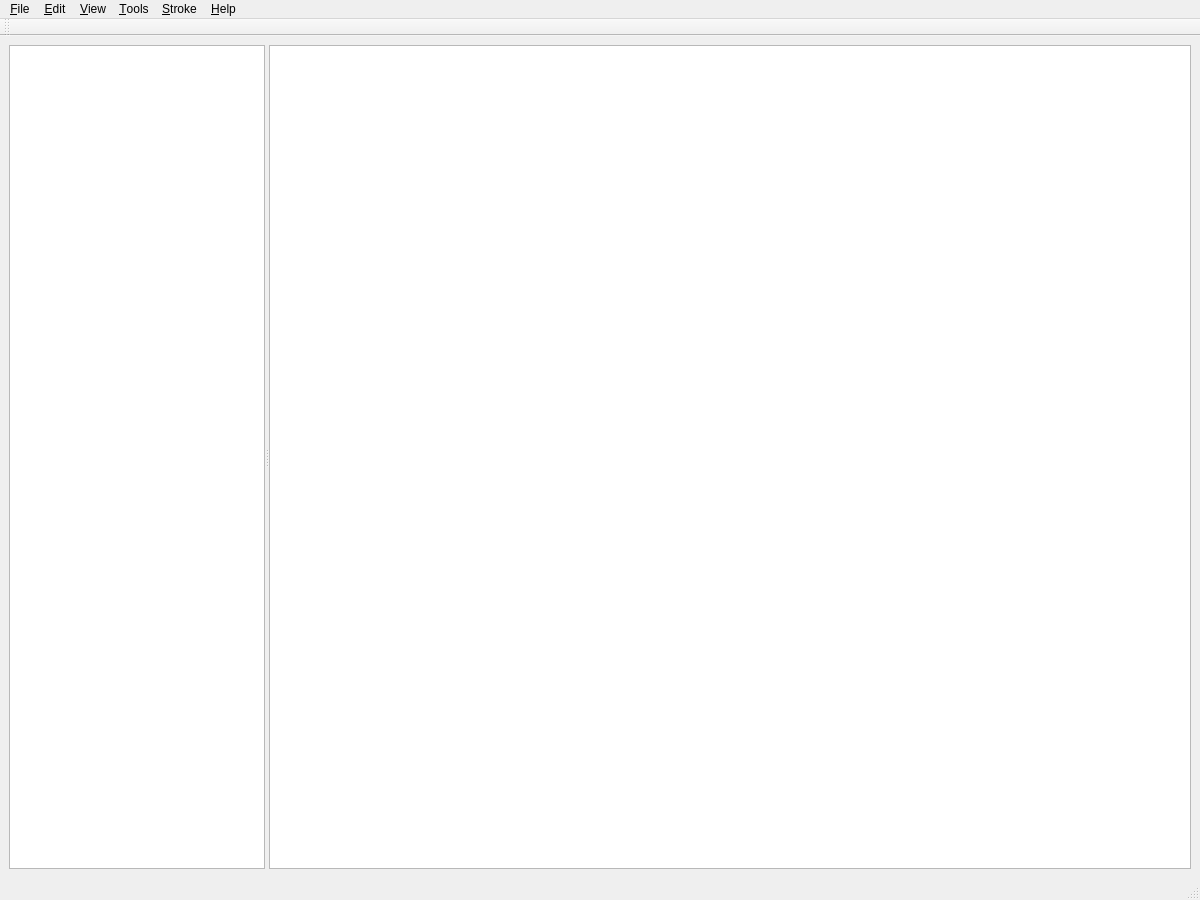
<?xml version="1.0" encoding="UTF-8"?>
<ui version="4.0">
 <class>MainWindow</class>
 <widget class="QMainWindow" name="MainWindow">
  <property name="geometry">
   <rect>
    <x>0</x>
    <y>0</y>
    <width>1200</width>
    <height>900</height>
   </rect>
  </property>
  <property name="windowTitle">
   <string>MainWindow</string>
  </property>
  <widget class="QWidget" name="centralwidget">
   <layout class="QHBoxLayout" name="horizontalLayout_2">
    <item>
     <widget class="QSplitter" name="splitter">
      <property name="orientation">
       <enum>Qt::Horizontal</enum>
      </property>
      <widget class="Bookmarks" name="listWidget">
       <property name="horizontalScrollBarPolicy">
        <enum>Qt::ScrollBarAlwaysOff</enum>
       </property>
       <property name="selectionMode">
        <enum>QAbstractItemView::ExtendedSelection</enum>
       </property>
       <property name="iconSize">
        <size>
         <width>100</width>
         <height>100</height>
        </size>
       </property>
       <property name="movement">
        <enum>QListView::Static</enum>
       </property>
       <property name="viewMode">
        <enum>QListView::IconMode</enum>
       </property>
      </widget>
      <widget class="Viewer" name="graphicsView">
       <property name="sizePolicy">
        <sizepolicy hsizetype="Expanding" vsizetype="Expanding">
         <horstretch>1</horstretch>
         <verstretch>0</verstretch>
        </sizepolicy>
       </property>
      </widget>
     </widget>
    </item>
   </layout>
  </widget>
  <widget class="QMenuBar" name="menubar">
   <property name="geometry">
    <rect>
     <x>0</x>
     <y>0</y>
     <width>1200</width>
     <height>23</height>
    </rect>
   </property>
   <widget class="QMenu" name="menu_File">
    <property name="title">
     <string>&amp;File</string>
    </property>
    <addaction name="openAct"/>
    <addaction name="insertAct"/>
    <addaction name="replaceAct"/>
    <addaction name="separator"/>
    <addaction name="saveAct"/>
    <addaction name="saveAsAct"/>
    <addaction name="createTIFFAct"/>
    <addaction name="separator"/>
    <addaction name="exitAct"/>
   </widget>
   <widget class="QMenu" name="menu_Edit">
    <property name="title">
     <string>&amp;Edit</string>
    </property>
    <addaction name="selectAllAct"/>
    <addaction name="selectOddAct"/>
    <addaction name="selectEvenAct"/>
    <addaction name="separator"/>
    <addaction name="deleteAct"/>
    <addaction name="moveAct"/>
    <addaction name="separator"/>
    <addaction name="rotateCWAct"/>
    <addaction name="rotateCCWAct"/>
    <addaction name="rotate180Act"/>
   </widget>
   <widget class="QMenu" name="menu_View">
    <property name="title">
     <string>&amp;View</string>
    </property>
    <addaction name="zoomInAct"/>
    <addaction name="zoomOutAct"/>
    <addaction name="fitToWindowAct"/>
    <addaction name="fitWidthAct"/>
    <addaction name="fillWindowAct"/>
   </widget>
   <widget class="QMenu" name="menu_Tools">
    <property name="title">
     <string>&amp;Tools</string>
    </property>
    <addaction name="pointerAct"/>
    <addaction name="pencilAct"/>
    <addaction name="eraserAct"/>
    <addaction name="areaFillAct"/>
   </widget>
   <widget class="QMenu" name="menu_Stroke">
    <property name="title">
     <string>&amp;Stroke</string>
    </property>
    <addaction name="pix1Act"/>
    <addaction name="pix4Act"/>
    <addaction name="pix8Act"/>
    <addaction name="pix12Act"/>
   </widget>
   <widget class="QMenu" name="menu_Help">
    <property name="title">
     <string>&amp;Help</string>
    </property>
    <addaction name="aboutAct"/>
    <addaction name="aboutQtAct"/>
   </widget>
   <addaction name="menu_File"/>
   <addaction name="menu_Edit"/>
   <addaction name="menu_View"/>
   <addaction name="menu_Tools"/>
   <addaction name="menu_Stroke"/>
   <addaction name="menu_Help"/>
  </widget>
  <widget class="QStatusBar" name="statusbar"/>
  <widget class="QToolBar" name="toolBar">
   <property name="windowTitle">
    <string>toolBar</string>
   </property>
   <property name="toolButtonStyle">
    <enum>Qt::ToolButtonTextUnderIcon</enum>
   </property>
   <attribute name="toolBarArea">
    <enum>TopToolBarArea</enum>
   </attribute>
   <attribute name="toolBarBreak">
    <bool>false</bool>
   </attribute>
  </widget>
  <action name="openAct">
   <property name="icon">
    <iconset resource="rsrc.qrc">
     <normaloff>:/images/assets/icn_Toolbar_simplescan.png</normaloff>:/images/assets/icn_Toolbar_simplescan.png</iconset>
   </property>
   <property name="text">
    <string>&amp;Open</string>
   </property>
  </action>
  <action name="insertAct">
   <property name="icon">
    <iconset resource="rsrc.qrc">
     <normaloff>:/images/assets/icn_Toolbar_add.png</normaloff>:/images/assets/icn_Toolbar_add.png</iconset>
   </property>
   <property name="text">
    <string>&amp;Insert</string>
   </property>
  </action>
  <action name="replaceAct">
   <property name="icon">
    <iconset resource="rsrc.qrc">
     <normaloff>:/images/assets/icn_Toolbar_replace.png</normaloff>:/images/assets/icn_Toolbar_replace.png</iconset>
   </property>
   <property name="text">
    <string>&amp;Replace</string>
   </property>
  </action>
  <action name="saveAct">
   <property name="icon">
    <iconset resource="rsrc.qrc">
     <normaloff>:/images/assets/icn_Toolbar_save.png</normaloff>:/images/assets/icn_Toolbar_save.png</iconset>
   </property>
   <property name="text">
    <string>&amp;Save</string>
   </property>
  </action>
  <action name="saveAsAct">
   <property name="icon">
    <iconset resource="rsrc.qrc">
     <normaloff>:/images/assets/icn_Toolbar_save.png</normaloff>:/images/assets/icn_Toolbar_save.png</iconset>
   </property>
   <property name="text">
    <string>Save &amp;As</string>
   </property>
  </action>
  <action name="createTIFFAct">
   <property name="icon">
    <iconset resource="rsrc.qrc">
     <normaloff>:/images/assets/icn_Toolbar_multifeed.png</normaloff>:/images/assets/icn_Toolbar_multifeed.png</iconset>
   </property>
   <property name="text">
    <string>Create &amp;TIFF</string>
   </property>
   <property name="toolTip">
    <string>Create TIFF</string>
   </property>
  </action>
  <action name="exitAct">
   <property name="text">
    <string>E&amp;xit</string>
   </property>
  </action>
  <action name="selectAllAct">
   <property name="text">
    <string>Select &amp;All</string>
   </property>
  </action>
  <action name="selectOddAct">
   <property name="text">
    <string>Select &amp;Odd</string>
   </property>
  </action>
  <action name="selectEvenAct">
   <property name="text">
    <string>Select &amp;Even</string>
   </property>
  </action>
  <action name="deleteAct">
   <property name="icon">
    <iconset resource="rsrc.qrc">
     <normaloff>:/images/assets/icn_Toolbar_delete.png</normaloff>:/images/assets/icn_Toolbar_delete.png</iconset>
   </property>
   <property name="text">
    <string>&amp;Delete</string>
   </property>
  </action>
  <action name="moveAct">
   <property name="text">
    <string>&amp;Move</string>
   </property>
  </action>
  <action name="rotateCWAct">
   <property name="icon">
    <iconset resource="rsrc.qrc">
     <normaloff>:/images/assets/icn_Toolbar_rotate90.png</normaloff>:/images/assets/icn_Toolbar_rotate90.png</iconset>
   </property>
   <property name="text">
    <string>&amp;Rotate CW</string>
   </property>
  </action>
  <action name="rotateCCWAct">
   <property name="icon">
    <iconset resource="rsrc.qrc">
     <normaloff>:/images/assets/icn_Toolbar_rotate-90.png</normaloff>:/images/assets/icn_Toolbar_rotate-90.png</iconset>
   </property>
   <property name="text">
    <string>Rotate CCW</string>
   </property>
   <property name="toolTip">
    <string>Rotate CCW</string>
   </property>
  </action>
  <action name="rotate180Act">
   <property name="icon">
    <iconset resource="rsrc.qrc">
     <normaloff>:/images/assets/icn_Toolbar_rotate180.png</normaloff>:/images/assets/icn_Toolbar_rotate180.png</iconset>
   </property>
   <property name="text">
    <string>Rotate 180</string>
   </property>
  </action>
  <action name="zoomInAct">
   <property name="icon">
    <iconset resource="rsrc.qrc">
     <normaloff>:/images/assets/icn_Toolbar_zoom_in.png</normaloff>:/images/assets/icn_Toolbar_zoom_in.png</iconset>
   </property>
   <property name="text">
    <string>Zoom &amp;In</string>
   </property>
  </action>
  <action name="zoomOutAct">
   <property name="icon">
    <iconset resource="rsrc.qrc">
     <normaloff>:/images/assets/icn_Toolbar_zoom_out.png</normaloff>:/images/assets/icn_Toolbar_zoom_out.png</iconset>
   </property>
   <property name="text">
    <string>Zoom &amp;Out</string>
   </property>
  </action>
  <action name="fitToWindowAct">
   <property name="icon">
    <iconset resource="rsrc.qrc">
     <normaloff>:/images/assets/icn_Toolbar_fit2window.png</normaloff>:/images/assets/icn_Toolbar_fit2window.png</iconset>
   </property>
   <property name="text">
    <string>&amp;Fit to Window</string>
   </property>
   <property name="toolTip">
    <string>Fit To Window</string>
   </property>
  </action>
  <action name="fitWidthAct">
   <property name="icon">
    <iconset resource="rsrc.qrc">
     <normaloff>:/images/assets/icn_Toolbar_fit2width.png</normaloff>:/images/assets/icn_Toolbar_fit2width.png</iconset>
   </property>
   <property name="text">
    <string>Fit &amp;Width</string>
   </property>
  </action>
  <action name="fillWindowAct">
   <property name="icon">
    <iconset resource="rsrc.qrc">
     <normaloff>:/images/assets/icn_Toolbar_100.png</normaloff>:/images/assets/icn_Toolbar_100.png</iconset>
   </property>
   <property name="text">
    <string>Fil&amp;l Window</string>
   </property>
  </action>
  <action name="pointerAct">
   <property name="icon">
    <iconset resource="rsrc.qrc">
     <normaloff>:/images/assets/cursor-edit-tools-svgrepo-com.svg</normaloff>:/images/assets/cursor-edit-tools-svgrepo-com.svg</iconset>
   </property>
   <property name="text">
    <string>&amp;Pointer</string>
   </property>
  </action>
  <action name="pencilAct">
   <property name="icon">
    <iconset resource="rsrc.qrc">
     <normaloff>:/images/assets/pencil-svgrepo-com.svg</normaloff>:/images/assets/pencil-svgrepo-com.svg</iconset>
   </property>
   <property name="text">
    <string>&amp;Pencil</string>
   </property>
  </action>
  <action name="eraserAct">
   <property name="icon">
    <iconset resource="rsrc.qrc">
     <normaloff>:/images/assets/eraser-svgrepo-com.svg</normaloff>:/images/assets/eraser-svgrepo-com.svg</iconset>
   </property>
   <property name="text">
    <string>&amp;Eraser</string>
   </property>
  </action>
  <action name="areaFillAct">
   <property name="icon">
    <iconset resource="rsrc.qrc">
     <normaloff>:/images/assets/vector-design-svgrepo-com.svg</normaloff>:/images/assets/vector-design-svgrepo-com.svg</iconset>
   </property>
   <property name="text">
    <string>&amp;Fill Area</string>
   </property>
  </action>
  <action name="pix1Act">
   <property name="icon">
    <iconset resource="rsrc.qrc">
     <normaloff>:/images/assets/pix1.svg</normaloff>:/images/assets/pix1.svg</iconset>
   </property>
   <property name="text">
    <string>1px</string>
   </property>
  </action>
  <action name="pix4Act">
   <property name="icon">
    <iconset resource="rsrc.qrc">
     <normaloff>:/images/assets/pix4.svg</normaloff>:/images/assets/pix4.svg</iconset>
   </property>
   <property name="text">
    <string>4px</string>
   </property>
  </action>
  <action name="pix8Act">
   <property name="icon">
    <iconset resource="rsrc.qrc">
     <normaloff>:/images/assets/pix8.svg</normaloff>:/images/assets/pix8.svg</iconset>
   </property>
   <property name="text">
    <string>8px</string>
   </property>
  </action>
  <action name="pix12Act">
   <property name="icon">
    <iconset resource="rsrc.qrc">
     <normaloff>:/images/assets/pix12.svg</normaloff>:/images/assets/pix12.svg</iconset>
   </property>
   <property name="text">
    <string>12px</string>
   </property>
   <property name="toolTip">
    <string>12px</string>
   </property>
  </action>
  <action name="aboutAct">
   <property name="text">
    <string>&amp;About</string>
   </property>
  </action>
  <action name="aboutQtAct">
   <property name="text">
    <string>About &amp;Qt</string>
   </property>
  </action>
  <action name="colorAct">
   <property name="icon">
    <iconset resource="rsrc.qrc">
     <normaloff>:/images/assets/icn_Toolbar_color.png</normaloff>:/images/assets/icn_Toolbar_color.png</iconset>
   </property>
   <property name="text">
    <string>Color</string>
   </property>
   <property name="toolTip">
    <string>Color Picker</string>
   </property>
  </action>
 </widget>
 <customwidgets>
  <customwidget>
   <class>Bookmarks</class>
   <extends>QListWidget</extends>
   <header>Bookmarks</header>
  </customwidget>
  <customwidget>
   <class>Viewer</class>
   <extends>QGraphicsView</extends>
   <header>Viewer</header>
  </customwidget>
 </customwidgets>
 <resources>
  <include location="rsrc.qrc"/>
 </resources>
 <connections/>
</ui>
